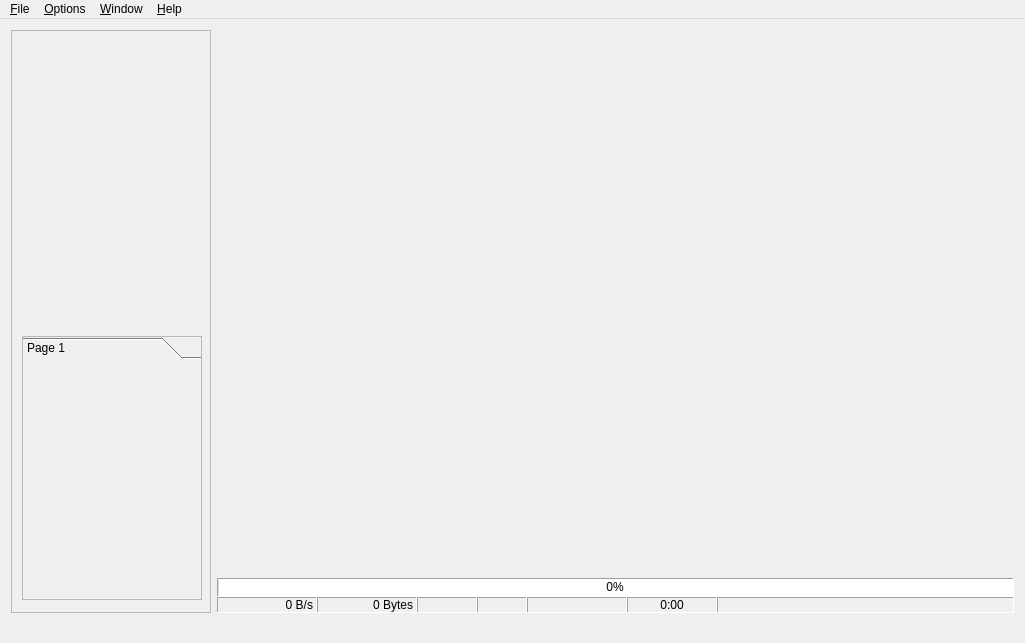
<?xml version="1.0" encoding="UTF-8"?>
<ui version="4.0">
 <class>MainWindow</class>
 <widget class="QMainWindow" name="MainWindow">
  <property name="enabled">
   <bool>true</bool>
  </property>
  <property name="geometry">
   <rect>
    <x>0</x>
    <y>0</y>
    <width>1025</width>
    <height>643</height>
   </rect>
  </property>
  <property name="windowTitle">
   <string>Smart Phone Flash Tool</string>
  </property>
  <property name="windowIcon">
   <iconset resource="../icon.qrc">
    <normaloff>:/images/application.png</normaloff>:/images/application.png</iconset>
  </property>
  <property name="styleSheet">
   <string notr="true"/>
  </property>
  <property name="documentMode">
   <bool>false</bool>
  </property>
  <property name="tabShape">
   <enum>QTabWidget::Rounded</enum>
  </property>
  <property name="dockNestingEnabled">
   <bool>false</bool>
  </property>
  <widget class="QWidget" name="centralWidget">
   <property name="enabled">
    <bool>true</bool>
   </property>
   <property name="styleSheet">
    <string notr="true">alternate-background-color: rgb(85, 170, 127);</string>
   </property>
   <layout class="QGridLayout" name="gridLayout_2">
    <item row="0" column="1">
     <widget class="QTabWidget" name="tabWidget">
      <property name="enabled">
       <bool>true</bool>
      </property>
      <property name="sizePolicy">
       <sizepolicy hsizetype="Expanding" vsizetype="Expanding">
        <horstretch>0</horstretch>
        <verstretch>0</verstretch>
       </sizepolicy>
      </property>
      <property name="minimumSize">
       <size>
        <width>0</width>
        <height>529</height>
       </size>
      </property>
      <property name="toolTip">
       <string/>
      </property>
      <property name="styleSheet">
       <string notr="true"/>
      </property>
      <property name="tabShape">
       <enum>QTabWidget::Rounded</enum>
      </property>
      <property name="currentIndex">
       <number>-1</number>
      </property>
      <property name="documentMode">
       <bool>true</bool>
      </property>
      <property name="movable">
       <bool>true</bool>
      </property>
     </widget>
    </item>
    <item row="1" column="1">
     <widget class="QFrame" name="statusFrame">
      <property name="sizePolicy">
       <sizepolicy hsizetype="Preferred" vsizetype="Preferred">
        <horstretch>0</horstretch>
        <verstretch>0</verstretch>
       </sizepolicy>
      </property>
      <layout class="QVBoxLayout" name="verticalLayout">
       <property name="spacing">
        <number>0</number>
       </property>
       <property name="margin">
        <number>0</number>
       </property>
       <item>
        <widget class="QFrame" name="frame_3">
         <property name="frameShape">
          <enum>QFrame::Panel</enum>
         </property>
         <property name="frameShadow">
          <enum>QFrame::Sunken</enum>
         </property>
         <layout class="QGridLayout" name="gridLayout">
          <property name="margin">
           <number>0</number>
          </property>
          <property name="spacing">
           <number>0</number>
          </property>
          <item row="0" column="0">
           <widget class="QProgressBar" name="progressBar">
            <property name="sizePolicy">
             <sizepolicy hsizetype="Preferred" vsizetype="Preferred">
              <horstretch>0</horstretch>
              <verstretch>0</verstretch>
             </sizepolicy>
            </property>
            <property name="minimumSize">
             <size>
              <width>0</width>
              <height>17</height>
             </size>
            </property>
            <property name="maximumSize">
             <size>
              <width>16777215</width>
              <height>17</height>
             </size>
            </property>
            <property name="palette">
             <palette>
              <active>
               <colorrole role="Button">
                <brush brushstyle="SolidPattern">
                 <color alpha="255">
                  <red>85</red>
                  <green>170</green>
                  <blue>255</blue>
                 </color>
                </brush>
               </colorrole>
               <colorrole role="Base">
                <brush brushstyle="SolidPattern">
                 <color alpha="255">
                  <red>85</red>
                  <green>170</green>
                  <blue>255</blue>
                 </color>
                </brush>
               </colorrole>
               <colorrole role="Window">
                <brush brushstyle="SolidPattern">
                 <color alpha="255">
                  <red>85</red>
                  <green>170</green>
                  <blue>255</blue>
                 </color>
                </brush>
               </colorrole>
               <colorrole role="AlternateBase">
                <brush brushstyle="SolidPattern">
                 <color alpha="255">
                  <red>85</red>
                  <green>170</green>
                  <blue>127</blue>
                 </color>
                </brush>
               </colorrole>
              </active>
              <inactive>
               <colorrole role="Button">
                <brush brushstyle="SolidPattern">
                 <color alpha="255">
                  <red>85</red>
                  <green>170</green>
                  <blue>255</blue>
                 </color>
                </brush>
               </colorrole>
               <colorrole role="Base">
                <brush brushstyle="SolidPattern">
                 <color alpha="255">
                  <red>85</red>
                  <green>170</green>
                  <blue>255</blue>
                 </color>
                </brush>
               </colorrole>
               <colorrole role="Window">
                <brush brushstyle="SolidPattern">
                 <color alpha="255">
                  <red>85</red>
                  <green>170</green>
                  <blue>255</blue>
                 </color>
                </brush>
               </colorrole>
               <colorrole role="AlternateBase">
                <brush brushstyle="SolidPattern">
                 <color alpha="255">
                  <red>85</red>
                  <green>170</green>
                  <blue>127</blue>
                 </color>
                </brush>
               </colorrole>
              </inactive>
              <disabled>
               <colorrole role="Button">
                <brush brushstyle="SolidPattern">
                 <color alpha="255">
                  <red>85</red>
                  <green>170</green>
                  <blue>255</blue>
                 </color>
                </brush>
               </colorrole>
               <colorrole role="Base">
                <brush brushstyle="SolidPattern">
                 <color alpha="255">
                  <red>85</red>
                  <green>170</green>
                  <blue>255</blue>
                 </color>
                </brush>
               </colorrole>
               <colorrole role="Window">
                <brush brushstyle="SolidPattern">
                 <color alpha="255">
                  <red>85</red>
                  <green>170</green>
                  <blue>255</blue>
                 </color>
                </brush>
               </colorrole>
               <colorrole role="AlternateBase">
                <brush brushstyle="SolidPattern">
                 <color alpha="255">
                  <red>85</red>
                  <green>170</green>
                  <blue>127</blue>
                 </color>
                </brush>
               </colorrole>
              </disabled>
             </palette>
            </property>
            <property name="font">
             <font>
              <weight>50</weight>
              <bold>false</bold>
             </font>
            </property>
            <property name="autoFillBackground">
             <bool>false</bool>
            </property>
            <property name="styleSheet">
             <string notr="true">QProgressBar { border-radius: 0px;text-align: center}</string>
            </property>
            <property name="value">
             <number>0</number>
            </property>
            <property name="alignment">
             <set>Qt::AlignCenter</set>
            </property>
            <property name="orientation">
             <enum>Qt::Horizontal</enum>
            </property>
            <property name="invertedAppearance">
             <bool>false</bool>
            </property>
            <property name="textDirection">
             <enum>QProgressBar::TopToBottom</enum>
            </property>
            <property name="format">
             <string>%p%</string>
            </property>
           </widget>
          </item>
         </layout>
        </widget>
       </item>
       <item>
        <widget class="QFrame" name="frame">
         <property name="enabled">
          <bool>true</bool>
         </property>
         <property name="frameShape">
          <enum>QFrame::NoFrame</enum>
         </property>
         <property name="frameShadow">
          <enum>QFrame::Sunken</enum>
         </property>
         <layout class="QHBoxLayout" name="horizontalLayout">
          <property name="spacing">
           <number>0</number>
          </property>
          <property name="margin">
           <number>0</number>
          </property>
          <item>
           <widget class="QLabel" name="label_SpeedInfo">
            <property name="minimumSize">
             <size>
              <width>100</width>
              <height>0</height>
             </size>
            </property>
            <property name="maximumSize">
             <size>
              <width>100</width>
              <height>16777215</height>
             </size>
            </property>
            <property name="layoutDirection">
             <enum>Qt::LeftToRight</enum>
            </property>
            <property name="frameShape">
             <enum>QFrame::Panel</enum>
            </property>
            <property name="frameShadow">
             <enum>QFrame::Sunken</enum>
            </property>
            <property name="lineWidth">
             <number>1</number>
            </property>
            <property name="midLineWidth">
             <number>0</number>
            </property>
            <property name="text">
             <string>0 B/s</string>
            </property>
            <property name="alignment">
             <set>Qt::AlignRight|Qt::AlignTrailing|Qt::AlignVCenter</set>
            </property>
           </widget>
          </item>
          <item>
           <widget class="QLabel" name="label_total">
            <property name="minimumSize">
             <size>
              <width>100</width>
              <height>0</height>
             </size>
            </property>
            <property name="maximumSize">
             <size>
              <width>100</width>
              <height>16777215</height>
             </size>
            </property>
            <property name="frameShape">
             <enum>QFrame::Panel</enum>
            </property>
            <property name="frameShadow">
             <enum>QFrame::Sunken</enum>
            </property>
            <property name="text">
             <string>0 Bytes</string>
            </property>
            <property name="alignment">
             <set>Qt::AlignRight|Qt::AlignTrailing|Qt::AlignVCenter</set>
            </property>
           </widget>
          </item>
          <item>
           <widget class="QLabel" name="label_COMPortInfo">
            <property name="minimumSize">
             <size>
              <width>60</width>
              <height>0</height>
             </size>
            </property>
            <property name="maximumSize">
             <size>
              <width>60</width>
              <height>16777215</height>
             </size>
            </property>
            <property name="frameShape">
             <enum>QFrame::Panel</enum>
            </property>
            <property name="frameShadow">
             <enum>QFrame::Sunken</enum>
            </property>
            <property name="lineWidth">
             <number>1</number>
            </property>
            <property name="midLineWidth">
             <number>0</number>
            </property>
            <property name="text">
             <string/>
            </property>
            <property name="alignment">
             <set>Qt::AlignCenter</set>
            </property>
           </widget>
          </item>
          <item>
           <widget class="QLabel" name="label_storage">
            <property name="minimumSize">
             <size>
              <width>50</width>
              <height>0</height>
             </size>
            </property>
            <property name="maximumSize">
             <size>
              <width>50</width>
              <height>16777215</height>
             </size>
            </property>
            <property name="font">
             <font>
              <weight>75</weight>
              <italic>false</italic>
              <bold>true</bold>
              <underline>false</underline>
              <strikeout>false</strikeout>
              <stylestrategy>PreferDefault</stylestrategy>
              <kerning>true</kerning>
             </font>
            </property>
            <property name="frameShape">
             <enum>QFrame::Panel</enum>
            </property>
            <property name="frameShadow">
             <enum>QFrame::Sunken</enum>
            </property>
            <property name="lineWidth">
             <number>1</number>
            </property>
            <property name="midLineWidth">
             <number>0</number>
            </property>
            <property name="text">
             <string/>
            </property>
            <property name="textFormat">
             <enum>Qt::PlainText</enum>
            </property>
            <property name="alignment">
             <set>Qt::AlignCenter</set>
            </property>
           </widget>
          </item>
          <item>
           <widget class="QLabel" name="label_usbStatus">
            <property name="minimumSize">
             <size>
              <width>100</width>
              <height>0</height>
             </size>
            </property>
            <property name="maximumSize">
             <size>
              <width>100</width>
              <height>16777215</height>
             </size>
            </property>
            <property name="toolTip">
             <string/>
            </property>
            <property name="frameShape">
             <enum>QFrame::Panel</enum>
            </property>
            <property name="frameShadow">
             <enum>QFrame::Sunken</enum>
            </property>
            <property name="lineWidth">
             <number>1</number>
            </property>
            <property name="midLineWidth">
             <number>0</number>
            </property>
            <property name="text">
             <string/>
            </property>
            <property name="textFormat">
             <enum>Qt::PlainText</enum>
            </property>
            <property name="alignment">
             <set>Qt::AlignCenter</set>
            </property>
           </widget>
          </item>
          <item>
           <widget class="QLabel" name="label_time">
            <property name="minimumSize">
             <size>
              <width>90</width>
              <height>0</height>
             </size>
            </property>
            <property name="maximumSize">
             <size>
              <width>90</width>
              <height>16777215</height>
             </size>
            </property>
            <property name="frameShape">
             <enum>QFrame::Panel</enum>
            </property>
            <property name="frameShadow">
             <enum>QFrame::Sunken</enum>
            </property>
            <property name="lineWidth">
             <number>1</number>
            </property>
            <property name="midLineWidth">
             <number>0</number>
            </property>
            <property name="text">
             <string>0:00</string>
            </property>
            <property name="alignment">
             <set>Qt::AlignCenter</set>
            </property>
           </widget>
          </item>
          <item>
           <widget class="QLabel" name="label_status_port">
            <property name="frameShape">
             <enum>QFrame::Panel</enum>
            </property>
            <property name="frameShadow">
             <enum>QFrame::Sunken</enum>
            </property>
            <property name="lineWidth">
             <number>1</number>
            </property>
            <property name="midLineWidth">
             <number>0</number>
            </property>
            <property name="text">
             <string/>
            </property>
           </widget>
          </item>
         </layout>
        </widget>
       </item>
       <item>
        <widget class="QFrame" name="frame_status">
         <property name="frameShape">
          <enum>QFrame::NoFrame</enum>
         </property>
         <property name="frameShadow">
          <enum>QFrame::Sunken</enum>
         </property>
         <property name="lineWidth">
          <number>2</number>
         </property>
         <property name="midLineWidth">
          <number>1</number>
         </property>
         <layout class="QHBoxLayout" name="horizontalLayout_2">
          <property name="spacing">
           <number>0</number>
          </property>
          <property name="margin">
           <number>0</number>
          </property>
         </layout>
        </widget>
       </item>
      </layout>
     </widget>
    </item>
    <item row="0" column="0" rowspan="2">
     <widget class="QFrame" name="frame_hd">
      <property name="sizePolicy">
       <sizepolicy hsizetype="Preferred" vsizetype="Expanding">
        <horstretch>0</horstretch>
        <verstretch>0</verstretch>
       </sizepolicy>
      </property>
      <property name="minimumSize">
       <size>
        <width>200</width>
        <height>580</height>
       </size>
      </property>
      <property name="maximumSize">
       <size>
        <width>200</width>
        <height>16777215</height>
       </size>
      </property>
      <property name="styleSheet">
       <string notr="true"/>
      </property>
      <property name="frameShape">
       <enum>QFrame::StyledPanel</enum>
      </property>
      <property name="frameShadow">
       <enum>QFrame::Raised</enum>
      </property>
      <widget class="QWidget" name="layoutWidget">
       <property name="geometry">
        <rect>
         <x>0</x>
         <y>10</y>
         <width>202</width>
         <height>571</height>
        </rect>
       </property>
       <layout class="QVBoxLayout" name="verticalLayout_2">
        <item>
         <widget class="QLabel" name="ImageLabel">
          <property name="enabled">
           <bool>true</bool>
          </property>
          <property name="sizePolicy">
           <sizepolicy hsizetype="Fixed" vsizetype="Fixed">
            <horstretch>0</horstretch>
            <verstretch>0</verstretch>
           </sizepolicy>
          </property>
          <property name="minimumSize">
           <size>
            <width>200</width>
            <height>0</height>
           </size>
          </property>
          <property name="maximumSize">
           <size>
            <width>200</width>
            <height>360</height>
           </size>
          </property>
          <property name="text">
           <string/>
          </property>
          <property name="pixmap">
           <pixmap resource="../icon.qrc">:/images/Phone.png</pixmap>
          </property>
          <property name="scaledContents">
           <bool>true</bool>
          </property>
          <property name="alignment">
           <set>Qt::AlignCenter</set>
          </property>
         </widget>
        </item>
        <item>
         <spacer name="verticalSpacer">
          <property name="orientation">
           <enum>Qt::Vertical</enum>
          </property>
          <property name="sizeHint" stdset="0">
           <size>
            <width>20</width>
            <height>48</height>
           </size>
          </property>
         </spacer>
        </item>
        <item>
         <widget class="QToolBox" name="toolBox_status">
          <property name="frameShape">
           <enum>QFrame::StyledPanel</enum>
          </property>
          <property name="frameShadow">
           <enum>QFrame::Sunken</enum>
          </property>
          <property name="currentIndex">
           <number>0</number>
          </property>
          <widget class="QWidget" name="page">
           <property name="geometry">
            <rect>
             <x>0</x>
             <y>0</y>
             <width>196</width>
             <height>67</height>
            </rect>
           </property>
           <attribute name="label">
            <string>Page 1</string>
           </attribute>
          </widget>
         </widget>
        </item>
       </layout>
      </widget>
     </widget>
    </item>
   </layout>
  </widget>
  <widget class="QMenuBar" name="menuBar">
   <property name="geometry">
    <rect>
     <x>0</x>
     <y>0</y>
     <width>1025</width>
     <height>18</height>
    </rect>
   </property>
   <property name="styleSheet">
    <string notr="true"/>
   </property>
   <widget class="QMenu" name="menuFile">
    <property name="title">
     <string>&amp;File</string>
    </property>
    <widget class="QMenu" name="menuExport_Console_Mode_XML">
     <property name="title">
      <string>Export Console Mode XML</string>
     </property>
     <addaction name="actionExportFormat"/>
     <addaction name="actionExportDownload"/>
     <addaction name="actionExportPartial_Format_Download"/>
     <addaction name="separator"/>
     <addaction name="actionReadback"/>
     <addaction name="actionExportWriteMemory"/>
     <addaction name="separator"/>
     <addaction name="actionCerfitication_download"/>
    </widget>
    <addaction name="separator"/>
    <addaction name="menuExport_Console_Mode_XML"/>
    <addaction name="separator"/>
    <addaction name="actionExit"/>
   </widget>
   <widget class="QMenu" name="menuOptions">
    <property name="title">
     <string>&amp;Options</string>
    </property>
    <addaction name="separator"/>
    <addaction name="actionUSB_UART_options"/>
   </widget>
   <widget class="QMenu" name="menuWindow">
    <property name="title">
     <string>&amp;Window</string>
    </property>
    <addaction name="actionParameter_Page"/>
    <addaction name="actionWrite_Memory"/>
    <addaction name="actionSecurity_Mode"/>
   </widget>
   <widget class="QMenu" name="menuHelp">
    <property name="title">
     <string>&amp;Help</string>
    </property>
    <addaction name="actionShow_Welcome"/>
    <addaction name="separator"/>
    <addaction name="actionContents"/>
    <addaction name="actionIndex"/>
    <addaction name="separator"/>
    <addaction name="actionAbout"/>
    <addaction name="action_SoftwareUpdate"/>
    <addaction name="separator"/>
    <addaction name="actionOpen_Logs_Folder"/>
   </widget>
   <addaction name="menuFile"/>
   <addaction name="menuOptions"/>
   <addaction name="menuWindow"/>
   <addaction name="menuHelp"/>
  </widget>
  <widget class="QStatusBar" name="statusBar">
   <property name="styleSheet">
    <string notr="true"/>
   </property>
   <property name="sizeGripEnabled">
    <bool>false</bool>
   </property>
  </widget>
  <action name="actionExit">
   <property name="enabled">
    <bool>true</bool>
   </property>
   <property name="text">
    <string>Exit</string>
   </property>
  </action>
  <action name="actionAbout">
   <property name="enabled">
    <bool>true</bool>
   </property>
   <property name="text">
    <string>About...</string>
   </property>
   <property name="visible">
    <bool>true</bool>
   </property>
  </action>
  <action name="actionConsole_Mode">
   <property name="enabled">
    <bool>true</bool>
   </property>
   <property name="text">
    <string>Console Mode</string>
   </property>
   <property name="shortcut">
    <string>Ctrl+Alt+P</string>
   </property>
   <property name="visible">
    <bool>true</bool>
   </property>
  </action>
  <action name="actionBackup_Restore_No_Action">
   <property name="checkable">
    <bool>true</bool>
   </property>
   <property name="text">
    <string>No Action</string>
   </property>
  </action>
  <action name="actionBackup_Format_Download_Restore_NVRAM">
   <property name="checkable">
    <bool>true</bool>
   </property>
   <property name="text">
    <string>Backup-&gt;Format-&gt;Download-&gt;Restore NVRAM</string>
   </property>
  </action>
  <action name="actionFormat_Download_Restore_NVRAM">
   <property name="checkable">
    <bool>true</bool>
   </property>
   <property name="text">
    <string>Format-&gt;Download-&gt;Restore NVRAM</string>
   </property>
  </action>
  <action name="actionRestore_NVRAM_Only">
   <property name="checkable">
    <bool>true</bool>
   </property>
   <property name="text">
    <string>Restore NVRAM Only</string>
   </property>
  </action>
  <action name="actionUse_Chip_ID_as_Backup_Folder_Name">
   <property name="checkable">
    <bool>true</bool>
   </property>
   <property name="text">
    <string>Use Chip ID as Backup Folder Name</string>
   </property>
  </action>
  <action name="actionUse_COM_Port_as_Backup_Folder_Name">
   <property name="checkable">
    <bool>true</bool>
   </property>
   <property name="text">
    <string>Use COM Port as Backup Folder Name</string>
   </property>
  </action>
  <action name="actionWrite_IMEI_No_Action">
   <property name="checkable">
    <bool>true</bool>
   </property>
   <property name="checked">
    <bool>true</bool>
   </property>
   <property name="text">
    <string>No Action</string>
   </property>
  </action>
  <action name="actionDownload_Write_IMEI_BT_WiFi">
   <property name="checkable">
    <bool>true</bool>
   </property>
   <property name="text">
    <string>Download-&gt;Write IMEI/BT/WiFi</string>
   </property>
  </action>
  <action name="actionFormat_Download_Write_IMEI_BT_WiFi">
   <property name="checkable">
    <bool>true</bool>
   </property>
   <property name="text">
    <string>Format-&gt;Download-&gt;Write IMEI/BT/WiFi</string>
   </property>
  </action>
  <action name="actionEMI_and_NFI_config">
   <property name="text">
    <string>EMI and NFI config...</string>
   </property>
  </action>
  <action name="actionUSB_UART_options">
   <property name="text">
    <string>Option...</string>
   </property>
  </action>
  <action name="actionExportFormat">
   <property name="text">
    <string>Format...</string>
   </property>
  </action>
  <action name="actionExportDownload">
   <property name="text">
    <string>Download...</string>
   </property>
  </action>
  <action name="actionExportPartial_Format_Download">
   <property name="text">
    <string>Partial Format+Download...</string>
   </property>
  </action>
  <action name="actionOpen_Logs_Folder">
   <property name="text">
    <string>Open Logs Folder</string>
   </property>
  </action>
  <action name="actionPhysical_Format">
   <property name="checkable">
    <bool>true</bool>
   </property>
   <property name="text">
    <string>Physical Format</string>
   </property>
  </action>
  <action name="actionParameter_Page">
   <property name="checkable">
    <bool>true</bool>
   </property>
   <property name="text">
    <string>Parameter Page</string>
   </property>
  </action>
  <action name="actionWrite_Memory">
   <property name="checkable">
    <bool>true</bool>
   </property>
   <property name="text">
    <string>Write Memory</string>
   </property>
  </action>
  <action name="action_SoftwareUpdate">
   <property name="text">
    <string>Software Update...</string>
   </property>
  </action>
  <action name="actionReadback">
   <property name="text">
    <string>Readback...</string>
   </property>
  </action>
  <action name="actionContents">
   <property name="text">
    <string>Contents</string>
   </property>
  </action>
  <action name="actionIndex">
   <property name="text">
    <string>Index</string>
   </property>
  </action>
  <action name="actionShow_Welcome"/>
  <action name="actionCerfitication_download">
   <property name="text">
    <string>Cerfitication download...</string>
   </property>
   <property name="toolTip">
    <string>Cerfitication download</string>
   </property>
  </action>
  <action name="actionExportWriteMemory">
   <property name="text">
    <string>Write Memory</string>
   </property>
   <property name="visible">
    <bool>false</bool>
   </property>
  </action>
  <action name="actionSecurity_Mode">
   <property name="checkable">
    <bool>true</bool>
   </property>
   <property name="text">
    <string>Security Mode</string>
   </property>
  </action>
 </widget>
 <layoutdefault spacing="6" margin="11"/>
 <resources>
  <include location="../icon.qrc"/>
 </resources>
 <connections/>
</ui>
